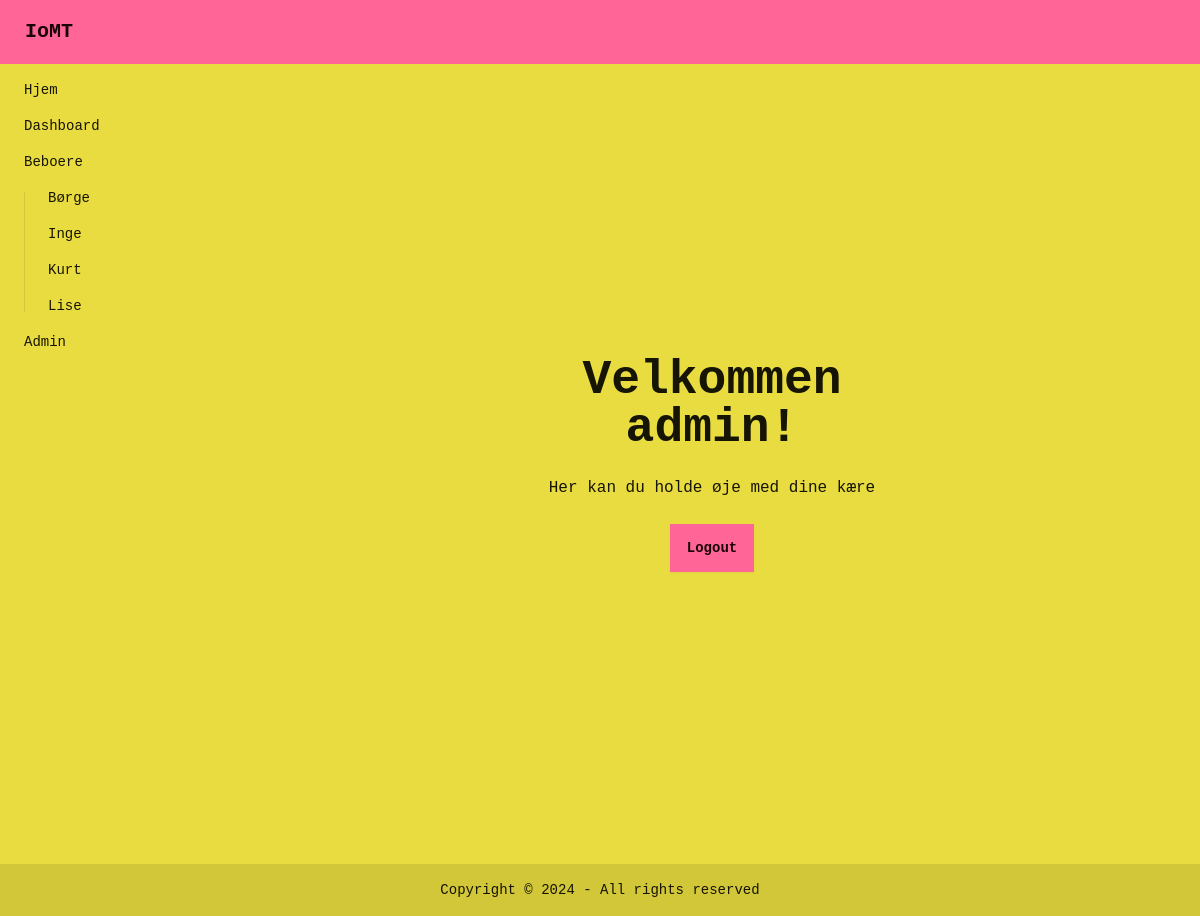
Screenshot of / (signed in) with the database file from the repository.
### app.py (models this page shows)
class Residents(db.Model):
    id = db.Column(db.Integer, primary_key=True)
    username = db.Column(db.String(150), unique=True, nullable=False)

class User(db.Model, UserMixin):
    id = db.Column(db.Integer, primary_key=True)
    username = db.Column(db.String(150), unique=True, nullable=False)
    password = db.Column(db.String(150), nullable=False)
    is_admin = db.Column(db.Boolean, default=False)

### app.py (the view)
@app.route('/')
@login_required
def index():
    residents = Residents.query.all()
    return render_template('index.html', residents = residents)

### app.py (called while the page is built)
@login_manager.user_loader
def load_user(user_id):
    return User.query.get(int(user_id))

### templates/index.html
{% extends 'base.html' %}
{% block content %}
<div class="hero bg-base-200 min-h-screen">
    <div class="hero-content text-center">
      <div class="max-w-md">
        <h1 class="text-5xl font-bold">Velkommen {{ current_user.username }}!</h1>
        <p class="py-6">
          Her kan du holde øje med dine kære
        </p>
        <a href="{{ url_for('logout') }}"><button class="btn btn-primary">Logout</button></a>
      </div>
    </div>
</div>
{% endblock %}

### templates/base.html (shortened to what this page needs)
<html lang="en" data-theme="cyberpunk">
<head>
    <link href="{{url_for('static',filename='css/main.css')}}" rel="stylesheet">
</head>
<body>
    <div class="navbar bg-primary text-primary-content">
        <a href="/"><button class="btn btn-ghost text-xl">IoMT</button></a>
    </div>
    <div id="sidebar" class="flex h-screen">
        <div>
            <ul class="menu bg-base-200 rounded-box w-56 h-full">
                <li><a href="/">Hjem</a></li>
                <li><a href="/dashboard">Dashboard</a></li>
                <li><a href="/residents">Beboere</a></li>
                <li>
                    <ul>
                        {% for resident in residents %}
                      <li><a href="{{ url_for('resident_profile', user_id=resident.id) }}">{{resident.username}}</a></li>
                      {% endfor %}
                    </ul>
                </li>
                <li><a href="/admin">Admin</a></li>
            </ul>
        </div>
        <div class="flex-1">
            {% block content %}
            {% endblock %}
        </div>
    </div>
    <footer class="footer footer-center bg-base-300 text-base-content p-4">
        <aside>
          <p>Copyright © 2024 - All rights reserved</p>
        </aside>
    </footer>
</body>
</html>

### rows the page displays
Residents: username "Børge"
Residents: username "Inge"
Residents: username "Kurt"
Residents: username "Lise"
User: username "admin"
